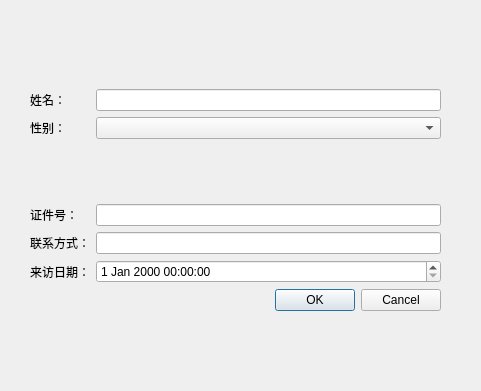
<?xml version="1.0" encoding="UTF-8"?>
<ui version="4.0">
 <class>dialog_wailairen_add</class>
 <widget class="QWidget" name="dialog_wailairen_add">
  <property name="geometry">
   <rect>
    <x>0</x>
    <y>0</y>
    <width>481</width>
    <height>391</height>
   </rect>
  </property>
  <property name="windowTitle">
   <string>Form</string>
  </property>
  <widget class="QWidget" name="formLayoutWidget">
   <property name="geometry">
    <rect>
     <x>30</x>
     <y>30</y>
     <width>411</width>
     <height>281</height>
    </rect>
   </property>
   <layout class="QFormLayout" name="formLayout">
    <item row="1" column="0">
     <widget class="QLabel" name="label">
      <property name="text">
       <string>姓名：</string>
      </property>
     </widget>
    </item>
    <item row="9" column="0">
     <widget class="QLabel" name="label_3">
      <property name="text">
       <string>证件号：</string>
      </property>
     </widget>
    </item>
    <item row="4" column="0">
     <widget class="QLabel" name="label_2">
      <property name="text">
       <string>性别：</string>
      </property>
     </widget>
    </item>
    <item row="4" column="1">
     <widget class="QComboBox" name="comboBox"/>
    </item>
    <item row="1" column="1">
     <widget class="QLineEdit" name="lineEdit_name"/>
    </item>
    <item row="9" column="1">
     <widget class="QLineEdit" name="lineEdit_id"/>
    </item>
    <item row="10" column="0">
     <widget class="QLabel" name="label_4">
      <property name="text">
       <string>联系方式：</string>
      </property>
     </widget>
    </item>
    <item row="10" column="1">
     <widget class="QLineEdit" name="lineEdit_3"/>
    </item>
    <item row="11" column="0">
     <widget class="QLabel" name="label_5">
      <property name="text">
       <string>来访日期：</string>
      </property>
     </widget>
    </item>
    <item row="12" column="1">
     <widget class="QDialogButtonBox" name="buttonBox">
      <property name="standardButtons">
       <set>QDialogButtonBox::Cancel|QDialogButtonBox::Ok</set>
      </property>
     </widget>
    </item>
    <item row="11" column="1">
     <widget class="QDateTimeEdit" name="dateTimeEdit"/>
    </item>
    <item row="8" column="0">
     <spacer name="verticalSpacer">
      <property name="orientation">
       <enum>Qt::Vertical</enum>
      </property>
      <property name="sizeHint" stdset="0">
       <size>
        <width>20</width>
        <height>40</height>
       </size>
      </property>
     </spacer>
    </item>
    <item row="0" column="0">
     <spacer name="verticalSpacer_2">
      <property name="orientation">
       <enum>Qt::Vertical</enum>
      </property>
      <property name="sizeHint" stdset="0">
       <size>
        <width>20</width>
        <height>40</height>
       </size>
      </property>
     </spacer>
    </item>
   </layout>
  </widget>
 </widget>
 <resources/>
 <connections/>
</ui>
